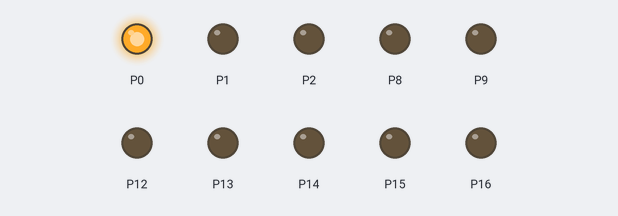
A program run on a simulated BBC micro:bit running MicroPython. On the bench: output pins drawn as LEDs (lit = HIGH).

Above: at 0.05 s.
At 0.65 s:
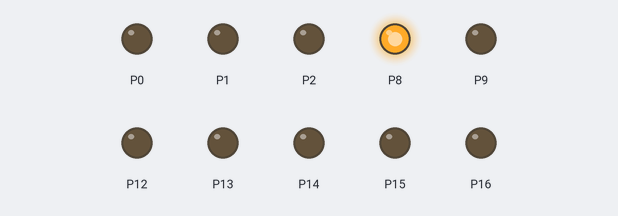
At 1.25 s:
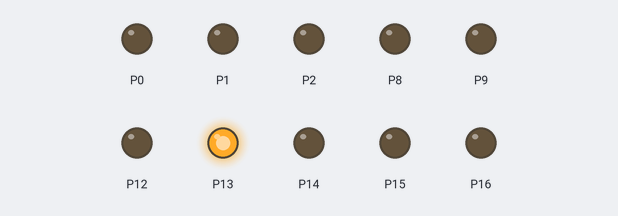
At 2.55 s:
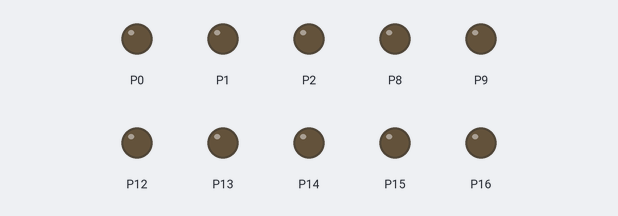
At 3.65 s:
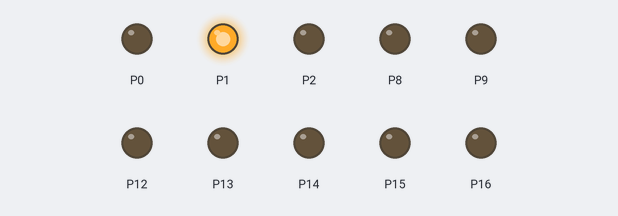
At 5.05 s:
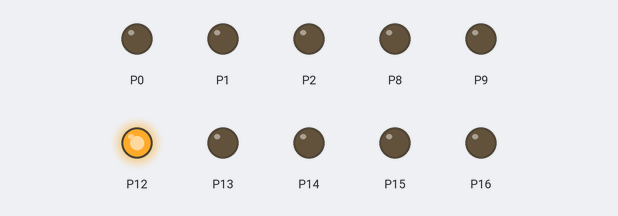
Timing chart, 0 to 5.3 s (numbered marks = the images above):
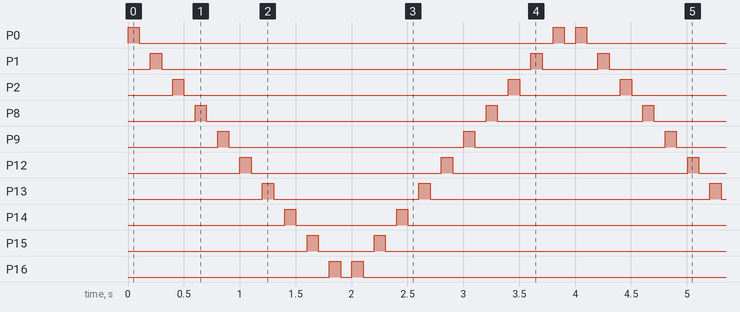

Measured:
- by itself, P0: repeats every 4.0 s: LOW 3.7 s, HIGH 0.10 s, LOW 0.10 s, HIGH 0.10 s
- by itself, P1: repeats every 4.0 s: LOW 3.3 s, HIGH 0.10 s, LOW 0.50 s, HIGH 0.10 s
- by itself, P2: repeats every 4.0 s: LOW 2.9 s, HIGH 0.10 s, LOW 0.90 s, HIGH 0.10 s
- by itself, P8: repeats every 4.0 s: LOW 2.5 s, HIGH 0.10 s, LOW 1.3 s, HIGH 0.10 s
- by itself, P9: repeats every 4.0 s: LOW 2.1 s, HIGH 0.10 s, LOW 1.7 s, HIGH 0.10 s
- by itself, P12: repeats every 4.0 s: LOW 1.7 s, HIGH 0.10 s, LOW 2.1 s, HIGH 0.10 s
- by itself, P13: repeats every 4.0 s: LOW 1.3 s, HIGH 0.10 s, LOW 2.5 s, HIGH 0.10 s
- by itself, P14: repeats every 4.0 s: LOW 0.90 s, HIGH 0.10 s, LOW 2.9 s, HIGH 0.10 s

The program:

prog11.py
```python
from microbit import *
pins = [pin0, pin1, pin2,
        pin8, pin9, pin12,
        pin13, pin14, pin15,
        pin16]

def blink(pin, duration):
    pin.write_digital(1)
    sleep(duration)
    pin.write_digital(0)
    sleep(duration)

try:
    while True:
        for pin in pins:
            blink(pin, 100)
        for pin in reversed(pins):
            blink(pin, 100)
except KeyboardInterrupt as e:
    print("Interrupted by the user...")
```
